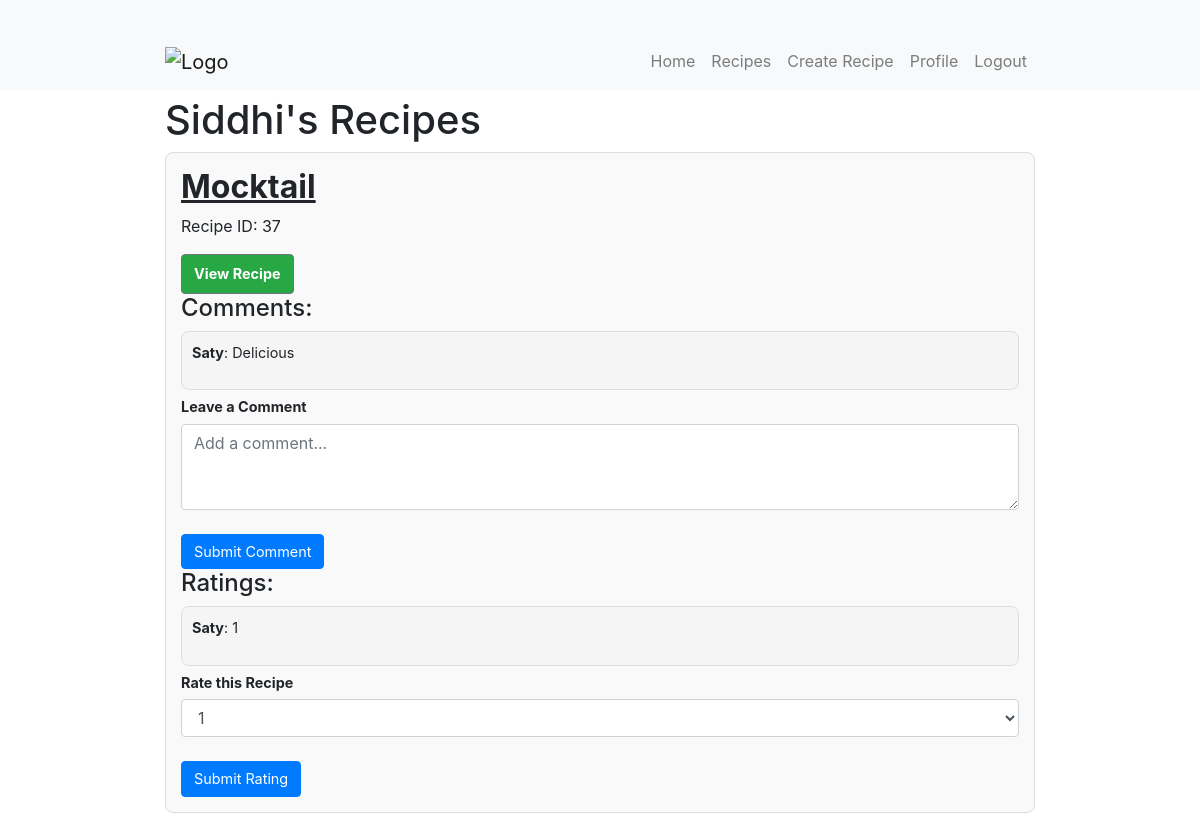
The app's page /userprofile/userprofile/view-more-posts/Siddhi/ with its own data.
### recipe/models.py (models this page shows, shortened)
class RecipeModel(models.Model):
    chef = models.ForeignKey(get_user_model(),on_delete=models.CASCADE,related_name="RecipeModel_chef",null=True,blank=True)
    recipe_name = models.CharField(max_length=200)
    picture = models.ImageField(upload_to='recipes/',blank=True,null=True)
    cuisine = models.CharField(max_length=100, default='Unknown')
    time_to_cook = models.CharField(max_length=100,default=0)
    food_type = models.CharField(max_length=100,default='Unknown')
    description = models.TextField()
    ingredients = models.TextField(blank=True, null=True)
    updated_at = models.DateTimeField(auto_now=True)
    created_at = models.DateTimeField(auto_now_add=True, editable=False)

class CommentModel(models.Model):
    user = models.ForeignKey(get_user_model(), on_delete=models.CASCADE,related_name="CommentModel_user",null=True)
    recipe = models.ForeignKey('RecipeModel',on_delete=models.CASCADE, related_name="CommentModel_recipe",null=True)
    content = models.TextField()
    updated_at = models.DateTimeField(auto_now=True)
    created_at = models.DateTimeField(auto_now_add=True,editable=False)

class RatingModel(models.Model):
    user = models.ForeignKey(get_user_model(), on_delete=models.CASCADE,related_name="RatingModel_user",null=True)
    recipe = models.ForeignKey('RecipeModel',on_delete=models.CASCADE, related_name="RatingModel_recipe",null=True)
    score = models.PositiveIntegerField()
    updated_at = models.DateTimeField(auto_now=True)
    created_at = models.DateTimeField(auto_now_add=True,editable=False)

### userprofile/views.py (the view, shortened to what this page needs)
# urls.py: path('userprofile/view-more-posts/<str:username>/', view_more_posts, name='view_more_posts'),
def view_more_posts(request,username):
    User = get_user_model()
    user_instance = User.objects.get(username=username)
    user_recipes = RecipeModel.objects.filter(chef=user_instance)
    comments = CommentModel.objects.filter(recipe__in=user_recipes)
    ratings = RatingModel.objects.filter(recipe__in=user_recipes)
    context = {
        "user": user_instance,
        "user_recipes": user_recipes,
        "comments": comments,
        "ratings": ratings,
    }
    return render(request, 'view_more_posts.html', context)

### userprofile/templates/view_more_posts.html (shortened to what this page needs)
{% extends "base.html" %}
{% block body %}
{% include "navbar.html" %}
<div class="container mt-5 pt-5">
    <h1>{{ user.username }}'s Recipes</h1>
    {% for recipe in user_recipes %}
        <div class="recipe-item">
            <h3>{{ recipe.recipe_name }}</h3>
            <p class="recipe-id">Recipe ID: {{ recipe.id }}</p>
            <a href="{% url 'recipe_detail' recipe.id %}" class="btn btn-secondary">View Recipe</a>
            <h4>Comments:</h4>
            {% with recipe.CommentModel_recipe.all as recipe_comments %}
                {% for comment in recipe_comments %}
                    <div class="comment-item">
                        <p><strong>{{ comment.user.username }}</strong>: {{ comment.content }}</p>
                    </div>
                {% empty %}
                    <p>No comments yet.</p>
                {% endfor %}
            {% endwith %}
            <h4 class="small-heading">Leave a Comment</h4>
            <form method="post">
                <textarea name="comment_content" rows="3" class="form-control" placeholder="Add a comment..."></textarea>
                <button type="submit" class="btn btn-primary">Submit Comment</button>
            </form>
            <h4 >Ratings:</h4>
            {% with recipe.RatingModel_recipe.all as recipe_ratings %}
                {% if recipe_ratings %}
                    {% for rating in recipe_ratings %}
                        <div class="rating_score">
                            <p><strong>{{ rating.user.username }}</strong>: {{ rating.score }}</p>
                        </div>
                    {% empty %}
                        <p>No ratings yet.</p>
                    {% endfor %}
                {% endif %}
            {% endwith %}
            <h4 class="small-heading">Rate this Recipe</h4>
            <form method="post">
                <select name="rating_score" class="form-control">
                    <option value="1">1</option>
                </select>
                <button type="submit" class="btn btn-primary">Submit Rating</button>
            </form>
        </div>
    {% endfor %}
</div>
{% endblock %}

### userprofile/templates/view_more_posts.html (style rules this page uses)
.container { max-width: 900px; margin-top: 2rem; }
.recipe-item { border: 1px solid #ddd; padding: 15px; border-radius: 8px; margin-bottom: 1.5rem; background-color: #f9f9f9; }
.recipe-item h3 { font-size: 2rem; font-weight: bold; margin-bottom: 0.5rem; text-decoration: underline; cursor: pointer; }
.recipe-item a { color: #fff; background-color: #28a745; text-decoration: none; padding: 8px 12px; border-radius: 4px; font-weight: bold; }
.comment-item, .rating_score { border: 1px solid #ddd; padding: 10px; border-radius: 8px; background-color: #f5f5f5; margin-bottom: 0.5rem; }
.comment-item p, .rating_score p { font-size: 0.9rem; }
.comment-item strong, .rating_score strong { font-weight: bold; }
.form-control { margin-bottom: 1rem; }
.btn { font-size: 0.9rem; }
.btn-primary { margin-top: 0.5rem; }
.small-heading { font-size: 0.9rem; margin-bottom: 0.5rem; font-weight: bold; }

### records on screen
RecipeModel: recipe_name "Mocktail", id "37"
CommentModel: user.username "Saty", content "Delicious"
RatingModel: user.username "Saty", score "1"

### other values on screen
{{ user.username }} "Siddhi"
